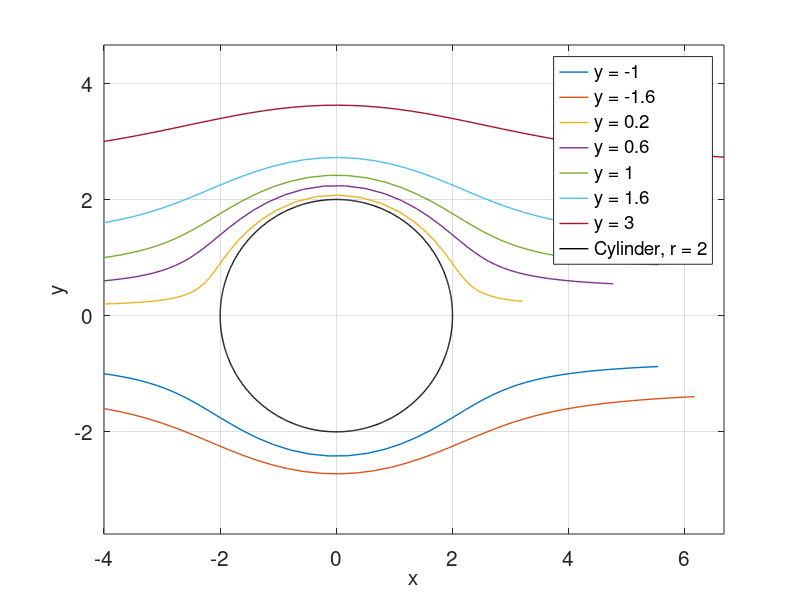

This figure's MATLAB source:
%% SF2520 HT19-1 Applied Numerical Methods
%% Computer exercise 1
%% Nomerical solutionof Initial value probles
%% Part 3: Parameter study of solutions of an ODE-system
%% Problem 1: Particle flow past a cylinder
%% Armin Salmasi

clear variables; close all; clc;
diary output131.txt

%% intialization
y0 = [ -1.0 -1.6 0.2 0.6 1.0 1.6 3]; % vertical positions of particles
x0 = -4;
r = 2; % radius of cylinder
ts = 0; % start time
te = 10; % end time
N=50; % number of steps
h=te/N; % timestep
t=ts:h:te; %time span

%% calculations
for i = 1:length(y0) % loop over particle positions
    x=[x0; y0(i)];   % x y coorinates of the particle    
    f= @(t,x)...    % right handside function of the ODE    
        [1-r^2*(x(1)^2-x(2)^2)/(x(1)^2+x(2)^2)^2; ...
        -2*x(1)*x(2)*r^2/(x(1)^2+x(2)^2)^2];
    %% Runge-Kutta Method 4k
    for tstp=1:length(t)-1 % loop over time
        %             k1=f(t(k),x(:,k));
        %             k2=f(t(k)+h, x(:,k)+h.*k1);
        %             k3=f(t(k)+h/2, x(:,k)+h.*k1/4+h.*k2/4);
        %             x(:,k+1)=x(:,k)+h/6.*(k1+k2+4.*k3);
        k1 = h * f(t(tstp), x(:,tstp));
        k2 = h * f(t(tstp)+0.5*h, x(:,tstp)+ 0.5*k1);
        k3 = h * f(t(tstp)+0.5*h, x(:,tstp)+ 0.5*k2);
        k4 = h * f(t(tstp)+0.5*h, x(:,tstp)+ k3);
        x(:,tstp+1)=x(:,tstp)+(k1+2*k2+2*k3+k4)/6;
    end
    %% plot x y coordinates of particles
    figure(1);hold on;
    set(gcf,'units','normalized','outerposition',[0 0 0.4 0.7])
    plot(x(1,:),x(2,:),'LineWidth',1);
    xlabel('x','Fontsize',15);
    ylabel('y','Fontsize',15);
    set(gca,'FontSize',15);
    grid on; box on;
    leg(i)=({['y = ',num2str(y0(i))]});
end
ang = linspace(0,360,721);
%% plot cylinder
plot(r*cosd(ang),r*sind(ang),'k-','LineWidth',1)
leg(i+1)=({['Cylinder, r = ', num2str(r)]});
grid on;
legend(leg);
%saveas(gcf,'fig_ex131.pdf');
    axis equal

diary off